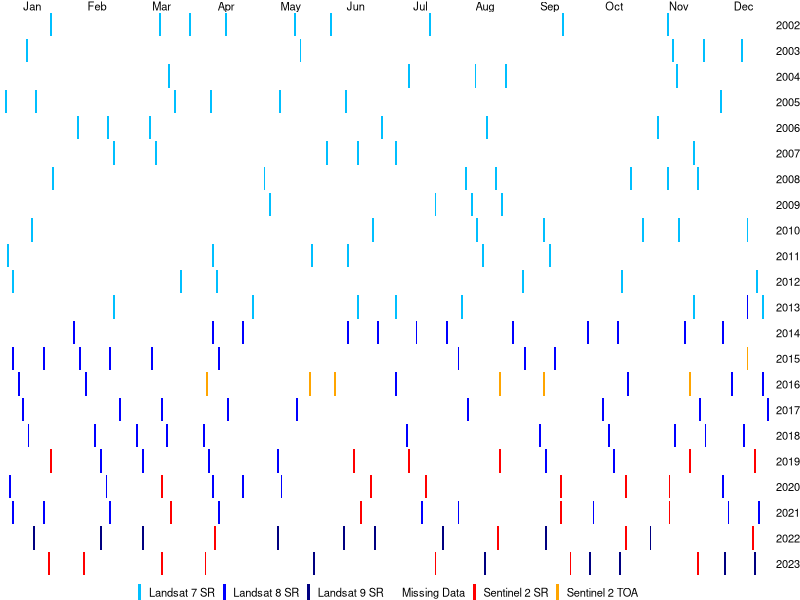
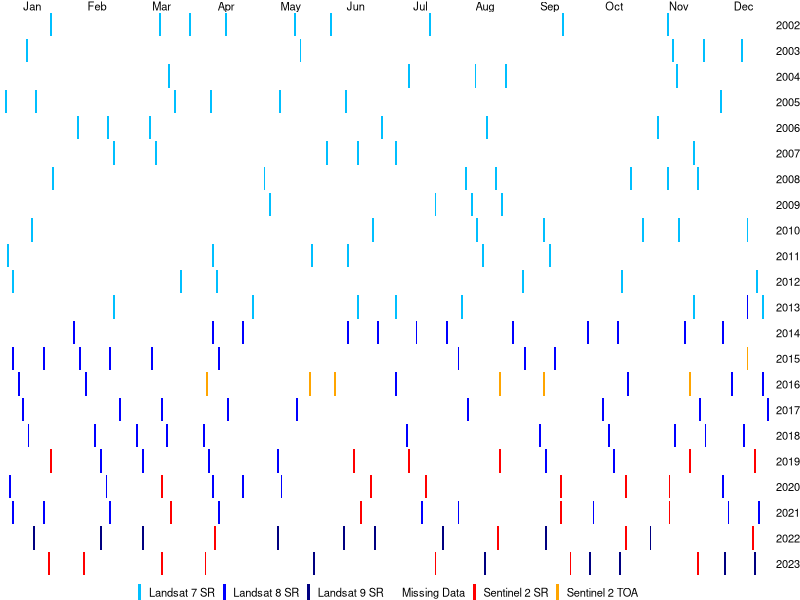

Reproduce these figures in R, in order. (Note: this script raises an error after producing the figures.)
# Aerial Imagery Data Collection EDA --------------------------------------

# Load necessary libraries
library(tidyverse)
library(cowplot)

# Creating date range
start_date <- as.Date("2002-01-01")
end_date <- as.Date("2023-12-31")
all_dates <- seq(start_date, end_date, by = "day")

# Creating dataset
df_aerial_imagery <- all_dates %>%
  as_tibble() %>% # convert to tibble
  rename(date = value) %>% # rename column as date
  mutate(year = year(date), # extracting year component from date
         month = month(all_dates, label = T), # extracting month component from date
         day = day(all_dates), # extracting days component from date
         has_data = factor(case_when(date %in% c(
                                          as.Date('2002-01-26'), as.Date('2002-03-15'), as.Date('2002-03-31'), as.Date('2002-04-16'),
                                          as.Date('2002-05-18'), as.Date('2002-06-03'), as.Date('2002-07-21'), as.Date('2002-09-23'),
                                          as.Date('2002-11-10'), # 2002 series
                                          
                                          as.Date('2003-01-13'), as.Date('2003-05-21'), as.Date('2003-11-13'), as.Date('2003-11-29'), 
                                          as.Date('2003-12-15'), # 2003 series
                                          
                                          as.Date('2004-03-20'), as.Date('2004-07-10'), as.Date('2004-08-11'), as.Date('2004-08-27'),
                                          as.Date('2004-11-15'), # 2004 series
                                          
                                          as.Date('2005-01-02'), as.Date('2005-01-18'), as.Date('2005-03-23'), as.Date('2005-04-08'),
                                          as.Date('2005-05-10'), as.Date('2005-06-11'), as.Date('2005-12-04'), # 2005 series
                                          
                                          as.Date('2006-02-06'), as.Date('2006-02-22'), as.Date('2006-03-10'), as.Date('2006-06-30'),
                                          as.Date('2006-08-17'), as.Date('2006-11-05'), # 2006 series
                                          
                                          as.Date('2007-02-25'), as.Date('2007-03-13'), as.Date('2007-06-01'), as.Date('2007-06-17'), 
                                          as.Date('2007-07-03'), as.Date('2007-11-24'), # 2007 series
                                          
                                          as.Date('2008-01-27'), as.Date('2008-05-02'), as.Date('2008-08-06'), as.Date('2008-08-22'),
                                          as.Date('2008-10-25'), as.Date('2008-11-10'), as.Date('2008-11-26'), # 2008 series
                                          
                                          as.Date('2009-05-05'), as.Date('2009-07-24'), as.Date('2009-08-09'), as.Date('2009-08-25'), # 2009 series
                                          
                                          as.Date('2010-01-16'), as.Date('2010-06-25'), as.Date('2010-08-12'), as.Date('2010-09-13'),
                                          as.Date('2010-10-31'), as.Date('2010-11-16'), as.Date('2010-12-18'), # 2010 series
                                          
                                          as.Date('2011-01-03'), as.Date('2011-04-09'), as.Date('2011-05-27'), as.Date('2011-06-12'),
                                          as.Date('2011-08-15'), as.Date('2011-09-16'), # 2011 series
                                          
                                          as.Date('2012-01-06'), as.Date('2012-03-26'), as.Date('2012-04-11'), as.Date('2012-09-02'),
                                          as.Date('2012-10-20'), as.Date('2012-12-23'), # 2012 series
                                          
                                          as.Date('2013-02-25'), as.Date('2013-04-30'), as.Date('2013-06-17'), as.Date('2013-07-03'),
                                          as.Date('2013-08-04'), as.Date('2013-11-24'), as.Date('2013-12-26') # 2013 series
                                          ) ~ 'Landsat 7 SR', # all the above imageries collected from L7 SR satellite
                                     
                                     date %in% c(
                                          as.Date('2013-12-18'), # 2013 series
                                                 
                                          as.Date('2014-02-04'), as.Date('2014-04-09'), as.Date('2014-04-25'), as.Date('2014-06-12'), 
                                          as.Date('2014-06-28'), as.Date('2014-07-14'), as.Date('2014-07-30'), as.Date('2014-08-31'),
                                          as.Date('2014-10-02'), as.Date('2014-10-18'), as.Date('2014-11-19'), as.Date('2014-12-05'), # 2014 series
                                          
                                          as.Date('2015-01-06'), as.Date('2015-01-22'), as.Date('2015-02-07'), as.Date('2015-02-23'),
                                          as.Date('2015-03-11'), as.Date('2015-04-12'), as.Date('2015-08-02'),
                                          as.Date('2015-09-03'), as.Date('2015-09-19'), # 2015 series
                                          
                                          as.Date('2016-01-09'), as.Date('2016-02-10'), as.Date('2016-07-03'), as.Date('2016-10-23'),
                                          as.Date('2016-12-10'), as.Date('2016-12-26'), # 2016 series
                                          
                                          as.Date('2017-01-11'), as.Date('2017-02-28'), as.Date('2017-03-16'), as.Date('2017-04-17'),
                                          as.Date('2017-05-19'), as.Date('2017-08-07'), as.Date('2017-10-10'),
                                          as.Date('2017-11-27'), as.Date('2017-12-29'), # 2017 series
                                          
                                          as.Date('2018-01-14'), as.Date('2018-02-15'), as.Date('2018-03-03'), as.Date('2018-03-19'),
                                          as.Date('2018-04-04'), as.Date('2018-07-09'), as.Date('2018-09-11'), as.Date('2018-10-13'),
                                          as.Date('2018-11-14'), as.Date('2018-11-30'), as.Date('2018-12-16'), # 2018 series
                                          
                                          as.Date('2019-02-18'), as.Date('2019-03-06'), as.Date('2019-04-07'), as.Date('2019-05-09'),
                                          as.Date('2019-09-14'), as.Date('2019-10-16'), # 2019 series
                                          
                                          as.Date('2020-01-04'), as.Date('2020-02-21'), as.Date('2020-04-09'), as.Date('2020-04-25'),
                                          as.Date('2020-05-11'), as.Date('2020-12-05'), # 2020 series
                                          
                                          as.Date('2021-01-06'), as.Date('2021-01-22'), as.Date('2021-02-23'), as.Date('2021-04-12'), 
                                          as.Date('2021-07-17'), as.Date('2021-08-02'), as.Date('2021-10-05'), as.Date('2021-12-08'), 
                                          as.Date('2021-12-24') # 2021 series
                                          ) ~ 'Landsat 8 SR', # all the above imageries collected from L8 SR satellite
                                     
                                     date %in% c(
                                          as.Date('2022-01-17'), as.Date('2022-02-18'), as.Date('2022-03-06'), 
                                          as.Date('2022-05-09'), as.Date('2022-06-10'), as.Date('2022-06-26'), as.Date('2022-07-28'),
                                          as.Date('2022-09-14'), as.Date('2022-11-01'), # 2022 series
                                          
                                          as.Date('2023-05-28'), as.Date('2023-08-16'), as.Date('2023-10-03'), as.Date('2023-10-19'),
                                          as.Date('2023-12-06'), as.Date('2023-12-22') # 2023 series
                                          ) ~ 'Landsat 9 SR', # all the above imageries collected from L9 SR satellite
                                     
                                     date %in% c(
                                          as.Date('2015-12-18'), # 2015 series
                                          
                                          as.Date('2016-04-06'), as.Date('2016-05-26'), as.Date('2016-06-05'), as.Date('2016-08-24'),
                                          as.Date('2016-09-13'), as.Date('2016-11-22'), as.Date('2016-04-06') # 2016 series
                                          ) ~ 'Sentinel 2 TOA', # all the above imageries collected from S2 TOA satellite
                                     
                                     date %in% c(
                                          as.Date('2019-01-26'), as.Date('2019-06-15'), as.Date('2019-07-10'), as.Date('2019-08-24'),
                                          as.Date('2019-11-22'), as.Date('2019-12-22'), # 2019 series
                                          
                                          as.Date('2020-03-16'), as.Date('2020-06-24'), as.Date('2020-07-19'), as.Date('2020-09-22'),
                                          as.Date('2020-10-22'), as.Date('2020-11-11'), # 2020 series
                                          
                                          as.Date('2021-03-21'), as.Date('2021-06-19'), as.Date('2021-09-22'), as.Date('2021-11-11'), # 2021 series
                                          
                                          as.Date('2022-04-10'), as.Date('2022-08-23'), as.Date('2022-10-22'), as.Date('2022-12-21'),  # 2022 series
                                          
                                          as.Date('2023-01-25'), as.Date('2023-02-09'), as.Date('2023-03-16'), as.Date('2023-04-05'),
                                          as.Date('2023-07-24'), as.Date('2023-09-27'), as.Date('2023-11-26')
                                          ) ~ 'Sentinel 2 SR', # all the above imageries collected from S2 SR satellite
                                     
                              TRUE ~ 'Missing Data'))) # data collection status
  

# levels(df_aerial_imagery$has_data) 

# Plot the above
all_possible_aerial_imagery_plot <- ggplot(df_aerial_imagery, aes(x = day, y = 22, fill = has_data)) +
  geom_tile(color = "lightgray", linewidth = .01) +
  scale_fill_manual(labels= c("Landsat 7 SR", "Landsat 8 SR", "Landsat 9 SR", "Missing Data", "Sentinel 2 SR", "Sentinel 2 TOA"), 
                    values = c("deepskyblue", "blue", 'navyblue', 'white', 'red', 'orange')) +
  facet_grid(year ~ month) +
  theme_void()+
  theme(legend.position = 'bottom',
        legend.title = element_blank(), # remove legend title
        strip.text = element_text(size = 8),
        legend.text = element_text(size = 8),
        panel.spacing.x = unit(0, "lines"),  # Remove horizontal space
        panel.spacing.y = unit(0, "lines")) +    # Remove plot margins
  guides(fill = guide_legend(
    keyheight = unit(0.4, "cm"), # resize of icon
    keywidth = unit(.08, "cm"), # resize icon
    nrow = 1  # force icon to unwrap to 1 row
  )) 

all_possible_aerial_imagery_plot

ggsave("/Volumes/Hard Drive (29-08-22)/Data Science 2023-2024/2nd year MSc Data Science/STA5079W-DS Minor Dissertation/Figures/EDA plots/all_possible_aerial_imagery_plot.pdf", 
       plot = all_possible_aerial_imagery_plot, width = 10, height= 5.5)
# width = 6.56, height = 8.5

# Total no. of imagery acquired
df_aerial_imagery %>%
  filter(has_data != 'Missing Data') %>%
  tally()

# No. of imagery acquired for each category
df_aerial_imagery %>%
  group_by(has_data) %>%
  tally() %>%
filter(has_data!='Missing Data') %>%
  summarise(sum(n))

#######################################################################################################################
# EDA for trimmed aerial imagery dataset
# Creating date range
trimed_start_date <- as.Date("2014-01-01")
end_date <- as.Date("2023-12-31")
trimmed_dates <- seq(trimed_start_date, end_date, by = "day")

# Creating trimmed dataset
df_aerial_imagery_2014_2023 <- trimmed_dates %>%
  as_tibble() %>% # convert to tibble
  rename(date = value) %>% # rename column as date
  mutate(year = year(date), # extracting year component from date
         month = month(trimmed_dates, label = T), # extracting month component from date
         day = day(trimmed_dates), # extracting days component from date
         has_data = factor(case_when(date %in% c(

           as.Date('2014-02-04'), as.Date('2014-04-09'), as.Date('2014-04-25'), as.Date('2014-06-12'), 
           as.Date('2014-06-28'), as.Date('2014-07-14'), as.Date('2014-07-30'), as.Date('2014-08-31'),
           as.Date('2014-10-02'), as.Date('2014-10-18'), as.Date('2014-11-19'), as.Date('2014-12-05'), # 2014 series
           
           as.Date('2015-01-06'), as.Date('2015-01-22'), as.Date('2015-02-07'), as.Date('2015-02-23'),
           as.Date('2015-03-11'), as.Date('2015-04-12'), as.Date('2015-08-02'),
           as.Date('2015-09-03'), as.Date('2015-09-19'), # 2015 series
           
           as.Date('2016-01-09'), as.Date('2016-02-10'), as.Date('2016-07-03'), as.Date('2016-10-23'),
           as.Date('2016-12-10'), as.Date('2016-12-26'), # 2016 series
           
           as.Date('2017-01-11'), as.Date('2017-02-28'), as.Date('2017-03-16'), as.Date('2017-04-17'),
           as.Date('2017-05-19'), as.Date('2017-08-07'), as.Date('2017-10-10'),
           as.Date('2017-11-27'), as.Date('2017-12-29'), # 2017 series
           
           as.Date('2018-01-14'), as.Date('2018-02-15'), as.Date('2018-03-03'), as.Date('2018-03-19'),
           as.Date('2018-04-04'), as.Date('2018-07-09'), as.Date('2018-09-11'), as.Date('2018-10-13'),
           as.Date('2018-11-14'), as.Date('2018-11-30'), as.Date('2018-12-16'), # 2018 series
           
           as.Date('2019-02-18'), as.Date('2019-03-06'), as.Date('2019-04-07'), as.Date('2019-05-09'),
           as.Date('2019-09-14'), as.Date('2019-10-16'), # 2019 series
           
           as.Date('2020-01-04'), as.Date('2020-02-21'), as.Date('2020-04-09'), as.Date('2020-04-25'),
           as.Date('2020-05-11'), as.Date('2020-12-05'), # 2020 series
           
           as.Date('2021-01-06'), as.Date('2021-01-22'), as.Date('2021-02-23'), as.Date('2021-04-12'), 
           as.Date('2021-07-17'), as.Date('2021-08-02'), as.Date('2021-10-05'), as.Date('2021-12-08'), 
           as.Date('2021-12-24') # 2021 series
         ) ~ 'Landsat 8 SR', # all the above imageries collected from L8 SR satellite
         
         date %in% c(
           as.Date('2022-01-17'), as.Date('2022-02-18'), as.Date('2022-03-06'), 
           as.Date('2022-05-09'), as.Date('2022-06-10'), as.Date('2022-06-26'), as.Date('2022-07-28'),
           as.Date('2022-09-14'), as.Date('2022-11-01'), # 2022 series
           
           as.Date('2023-05-28'), as.Date('2023-08-16'), as.Date('2023-10-03'), as.Date('2023-10-19'),
           as.Date('2023-12-06'), as.Date('2023-12-22') # 2023 series
         ) ~ 'Landsat 9 SR', # all the above imageries collected from L9 SR satellite
         
         date %in% c(
           as.Date('2015-12-18'), # 2015 series
           
           as.Date('2016-04-06'), as.Date('2016-05-26'), as.Date('2016-06-05'), as.Date('2016-08-24'),
           as.Date('2016-09-13'), as.Date('2016-11-22'), as.Date('2016-04-06') # 2016 series
         ) ~ 'Sentinel 2 TOA', # all the above imageries collected from S2 TOA satellite
         
         date %in% c(
           as.Date('2019-01-26'), as.Date('2019-06-15'), as.Date('2019-07-10'), as.Date('2019-08-24'),
           as.Date('2019-11-22'), as.Date('2019-12-22'), # 2019 series
           
           as.Date('2020-03-16'), as.Date('2020-06-24'), as.Date('2020-07-19'), as.Date('2020-09-22'),
           as.Date('2020-10-22'), as.Date('2020-11-11'), # 2020 series
           
           as.Date('2021-03-21'), as.Date('2021-06-19'), as.Date('2021-09-22'), as.Date('2021-11-11'), # 2021 series
           
           as.Date('2022-04-10'), as.Date('2022-08-23'), as.Date('2022-10-22'), as.Date('2022-12-21'),  # 2022 series
           
           as.Date('2023-01-25'), as.Date('2023-02-09'), as.Date('2023-03-16'), as.Date('2023-04-05'),
           as.Date('2023-07-24'), as.Date('2023-09-27'), as.Date('2023-11-26')
         ) ~ 'Sentinel 2 SR', # all the above imageries collected from S2 SR satellite
         
         date %in% c(
           as.Date(df_2014_2022[1,1][[1]]@file@name, format = '%Y%m%d'),
           as.Date(df_2014_2022[1,3][[1]]@file@name, format = '%Y%m%d'),
           as.Date(df_2014_2022[1,5][[1]]@file@name, format = '%Y%m%d'),
           as.Date(df_2014_2022[1,9][[1]]@file@name, format = '%Y%m%d'), # 2014 series
           
           as.Date(df_2014_2022[3,3][[1]]@file@name, format = '%Y%m%d'), # 2016 series
           as.Date(df_2014_2022[4,9][[1]] @file@name, format = '%Y%m%d'), # 2017 series
           as.Date(df_2014_2022[5,8][[1]]@file@name, format = '%Y%m%d'), # 2018 series
           as.Date(df_2014_2022[7,8][[1]]@file@name, format = '%Y%m%d'), # 2020 series
           as.Date(df_2014_2022[8,5][[1]]@file@name, format = '%Y%m%d'), # 2021 series
           as.Date(df_2014_2022[10,6][[1]]@file@name, format = '%Y%m%d') # 2023 series
         ) ~ 'L1HI', # all the above imageries horizontally interpolated 
         
         date %in% c(
           as.Date(df_2014_2022[2,5][[1]]@file@name, format = '%Y%m%d'), 
           as.Date(df_2014_2022[2,6][[1]]@file@name, format = '%Y%m%d'), 
           as.Date(df_2014_2022[2,7][[1]]@file@name, format = '%Y%m%d'), 
           as.Date(df_2014_2022[2,10][[1]]@file@name, format = '%Y%m%d'), 
           as.Date(df_2014_2022[2,11][[1]]@file@name, format = '%Y%m%d'), # 2015 series
           as.Date(df_2014_2022[4,7][[1]]@file@name, format = '%Y%m%d') # 2017 series
         ) ~ 'L1VI', # all the above imageries vertically interpolated 
         
         date %in% c(
           as.Date(df_2014_2022[4,6][[1]]@file@name, format = '%Y%m%d') # 2017 series
         ) ~ 'L2HI', # all the above imageries horizotally interpolated 
         
         date %in% c(
           as.Date(df_2014_2022[5,6][[1]]@file@name, format = '%Y%m%d') # 2018 series
         ) ~ 'L3VI', # all the above imageries vertically interpolated 
         
         date %in% c(
           as.Date(df_2014_2022[5,5][[1]]@file@name, format = '%Y%m%d') # 2018 series
         ) ~ 'L4HI', # all the above imageries horizontally interpolated 
         
         TRUE ~ 'Missing Data'))) # data collection status

# Plot the above
trimmed_aerial_imagery_plot <- ggplot(df_aerial_imagery_2014_2023, aes(x = day, y = 10, fill = has_data)) +
  geom_tile(color = "lightgray", linewidth = .01) +
  scale_fill_manual(labels= c("L1HI", "L1VI", "L2HI", "L3VI", "L4HI",
                              "Landsat 8 SR", "Landsat 9 SR", "Missing Data", "Sentinel 2 SR", "Sentinel 2 TOA"), 
                    values = c("yellow", 'gray', 'springgreen', 'black', 'yellowgreen',
                               "blue", "navyblue", "white", "red", "orange")) +
  facet_grid(year ~ month) +
  theme_void()+
  theme(legend.position = 'bottom',
        legend.title = element_blank(), # remove legend title
        strip.text = element_text(size = 8),
        legend.text = element_text(size = 8),
        panel.spacing.x = unit(0, "lines"),  # Remove horizontal space
        panel.spacing.y = unit(0, "lines")) +    # Remove plot margins
  guides(fill = guide_legend(
    keyheight = unit(0.5, "cm"), # resize of icon
    keywidth = unit(.07, "cm"), # resize icon
    nrow = 1  # force icon to unwrap to 1 row
  )) 

trimmed_aerial_imagery_plot
ggsave("/Volumes/Hard Drive (29-08-22)/Data Science 2023-2024/2nd year MSc Data Science/STA5079W-DS Minor Dissertation/Figures/EDA plots/trimmed_aerial_imagery_plot.pdf", 
       plot = trimmed_aerial_imagery_plot, width = 10, height= 3)



# Wildfire Intuition based on Vegetation Indices and Climatologica --------

# creating dataframe to visualise which month are more prone to wildfire
df_fire_prone_months <- data.frame(var = factor(rep(c('NDVI','NDMI','NBR','TP','AMT','ANSWS','ARH'),each = 12)),
                                   month = factor(rep(month.abb,times = 7))) %>%
  as_tibble() %>%
  mutate(status = factor(case_when(var=='NDVI' & month %in% c('Feb', 'Mar', 'Apr', 'Dec') ~ 'Fire-prone',
                            var=='NDVI' & month %in% c('Jun', 'Jul', 'Aug') ~ 'Non fire-prone',
                            var=='NDMI' & month %in% c('Jan', 'Feb', 'Mar', 'Nov', 'Dec') ~ 'Fire-prone',
                            var=='NDMI' & month %in% c('May','Jun', 'Jul', 'Aug') ~ 'Non fire-prone',
                            var=='NBR' & month %in% c('Jan', 'Feb', 'Mar', 'Nov', 'Dec') ~ 'Fire-prone',
                            var=='NBR' & month %in% c('May','Jun', 'Jul', 'Aug', 'Sep') ~ 'Non fire-prone',
                            var=='TP' & month %in% c('Jan', 'Feb', 'Mar', 'Oct', 'Nov', 'Dec') ~ 'Fire-prone',
                            var=='TP' & month %in% c('May','Jun', 'Jul', 'Aug') ~ 'Non fire-prone',
                            var=='AMT' & month %in% c('Jan', 'Feb', 'Mar', 'Dec') ~ 'Fire-prone',
                            var=='AMT' & month %in% c('May','Jun', 'Jul', 'Aug') ~ 'Non fire-prone',
                            var=='ANSWS' & month %in% c('Jan', 'Feb', 'Mar', 'Dec') ~ 'Fire-prone',
                            var=='ANSWS' & month %in% c('Apr', 'May', 'Jul', 'Aug') ~ 'Non fire-prone',
                            var=='ARH' & month %in% c('Apr', 'Jun', 'Jul', 'Aug', 'Sep', 'Oct', 'Nov') ~ 'Fire-prone',
                            var=='ARH' & month %in% c('Jan', 'Feb', 'Mar', 'Dec') ~ 'Non fire-prone',
                            TRUE ~ 'Neutral')))

# reorder levels for plotting
df_fire_prone_months$var <- factor(df_fire_prone_months$var, levels = rev(c('NDVI','NDMI','NBR','TP','AMT','ANSWS','ARH')), ordered = T) 
df_fire_prone_months$month <- factor(df_fire_prone_months$month, levels = month.abb, ordered = T)

fire_prone_months_plot <- ggplot(df_fire_prone_months, aes(x = month, y = var, fill = status))+
  geom_tile(color = 'lightgray', lwd = .01) +
  scale_fill_manual(labels = c('Fire-prone', 'Neutral', 'Non fire-prone'),
                    values = c('red', 'white', 'green')) +
  xlab('Month') +
  ylab('Variable')+
  theme_minimal()+
  theme(legend.position = 'top', legend.title = element_blank())

ggsave("/Volumes/Hard Drive (29-08-22)/Data Science 2023-2024/2nd year MSc Data Science/STA5079W-DS Minor Dissertation/Figures/EDA plots/fire_prone_months_plot.pdf", 
       plot = fire_prone_months_plot, width = 6.56, height= 3)

# Show an example of an aerial imagery with 5% CC prior to 2014 as compared to a good one after 2014.
AI_name <- list.files('/Volumes/Hard Drive (29-08-22)/Data Science 2023-2024/2nd year MSc Data Science/STA5079W-R Project/Data Science Minor Dissertation/Variables/Unprocessed Variables/Aerial Imagery 2002-2023/')
bad_AI <- brick(paste0('/Volumes/Hard Drive (29-08-22)/Data Science 2023-2024/2nd year MSc Data Science/STA5079W-R Project/Data Science Minor Dissertation/Variables/Unprocessed Variables/Aerial Imagery 2002-2023/', AI_name[76]))
good_AI <- brick(paste0('/Volumes/Hard Drive (29-08-22)/Data Science 2023-2024/2nd year MSc Data Science/STA5079W-R Project/Data Science Minor Dissertation/Variables/Unprocessed Variables/Aerial Imagery 2002-2023/', AI_name[160]))

# par(mfrow = c(1,2))
par(mar = c(0.2, 0.1, 1.8, 0.1))
plotRGB(bad_AI, r=3 , g=2 , b=1, 
        stretch = 'lin', 
        margin = T,
        main = paste0(as.Date(str_extract(bad_AI@file@name, "\\d{8}"), format = '%Y%m%d')),
        cex.main = .8)

plotRGB(good_AI, r=3 , g=2 , b=1, 
        stretch = 'lin', 
        margin = T,
        main = paste0(as.Date(str_extract(good_AI@file@name, "\\d{8}"), format = '%Y%m%d')),
        cex.main = .8)
